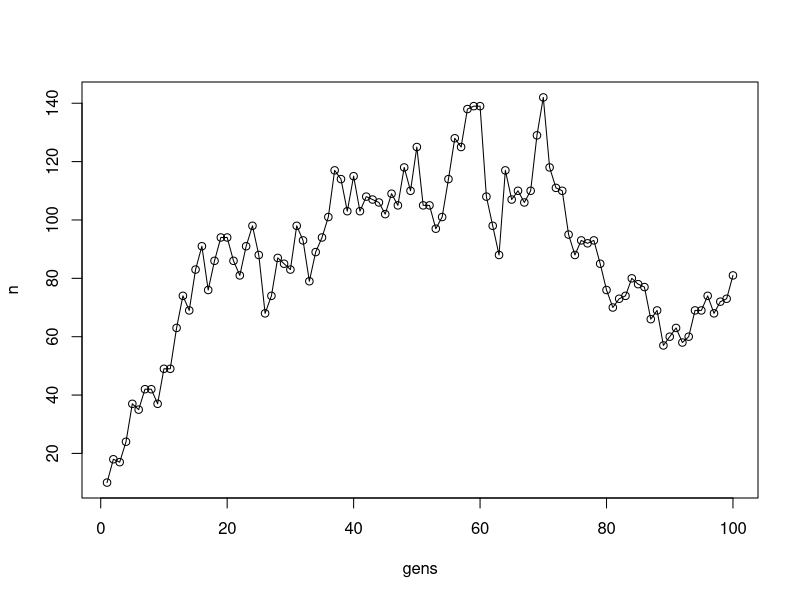
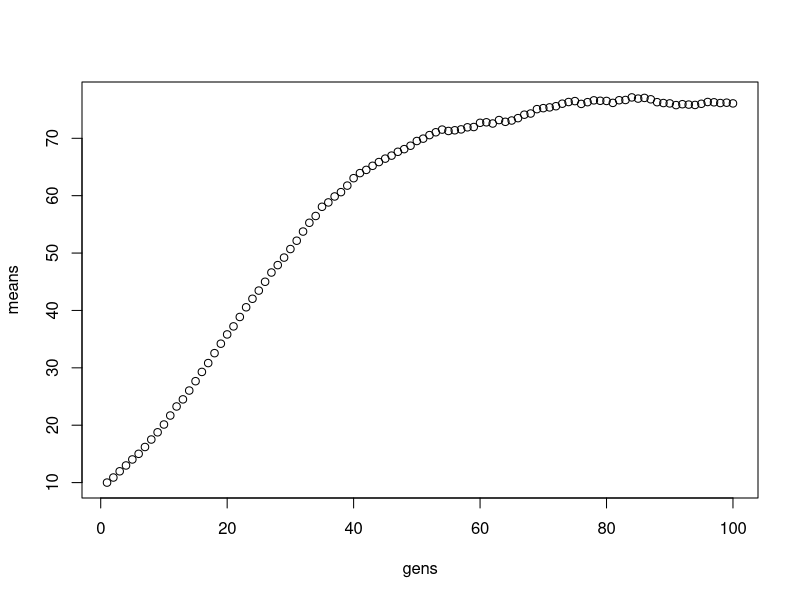

Write the R code that produced these figures, in order.
# Darin Brock Lab 12
# EBIO 4420
# Computational Biology
# 4/14/17

# Problem 1: develop stochastic model
# Reset plot frame
stoch_model <- function(r = 0.1, k = 100, gens = 100, n_init = 10){
  n <- rep(n_init, gens)
  lambda <- rep(0, gens)
  for(i in 2:gens){
    lambda[i] <- n[i-1] + r*n[i-1]*(k - n[i-1])/k
    n[i] <- rpois(1, lambda[i])
  }
  return(n)
}
# Run the stoch model
n <- stoch_model()

# Problem 2: plotting
# Set up gen vector to plot
gens = 1:100
# Plot
plot(gens, n)
lines(gens, n)

# Problem 3
r <- 0.1
k <- 100
# find the lambda value for n[1] to n[2]
lambda <- n[1] + r*n[1]*(k - n[1])/k
# Probability that the population size doesn't change from n[1] to n[2]
same_prob <- dpois(10, lambda)
# Probability that the population size decreases from n[1] to n[2]
dec_prob <- ppois(9, lambda)
# Probability that the population increases from n[1] to n[2]
inc_prob <- ppois(10, lambda, lower.tail = FALSE)
# Probability that n[2] is between 12 and 25
diff_prob <- ppois(25, lambda) - ppois(12, lambda)
# Probability that population goes extinct at gen 2
extinct_prob <- dpois(0, lambda)

# Problem 4

# I would expect that in the long run the population would normalize to the capacity of 100

# Problem 5
get_stoch_data <- function(runs = 1000, r = 0.1, k = 100, gens = 100, n_init = 10){
  # Preallocate a matrix to hold the data
  stoch_data <- matrix(data = n_init, nrow = gens, ncol = runs)
# Use for loop to get the data
  for(i in 1:runs){
    # Run the stoch model
    stoch_data[,i] <- stoch_model()
  }
  return(stoch_data)
}

# Problem 6
# run the model (1000 runs is the default)
stoch_data <- get_stoch_data()
# Data is formated with runs increasing in columns and data down each row

# Problem 7
# Calculating and plotting means
means <- rep(NA, nrow(stoch_data))
for(i in 1:nrow(stoch_data)){
  means[i] <- mean(stoch_data[i,])
}
plot(gens, means)

